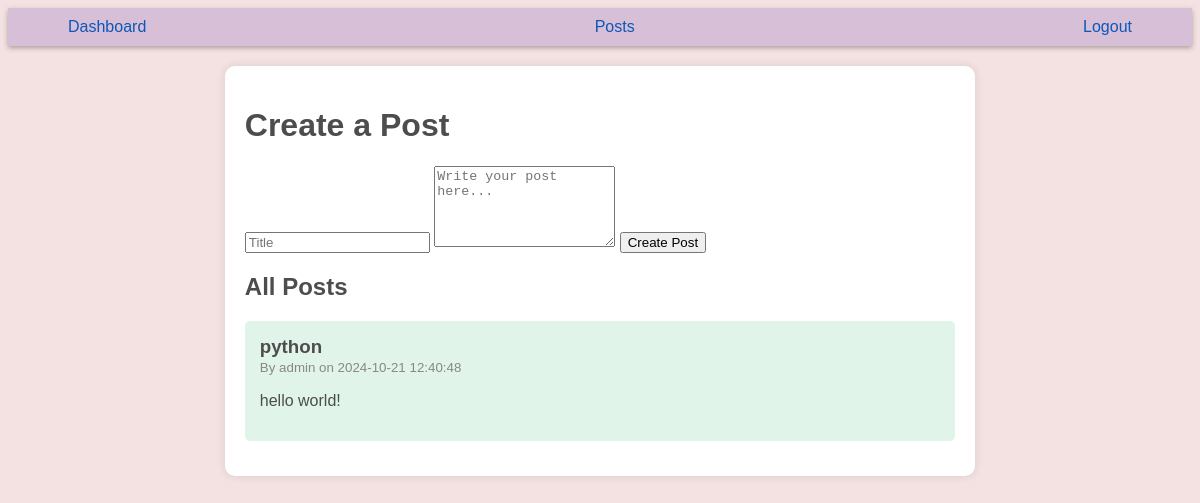
The app's page /posts (signed in), older data.
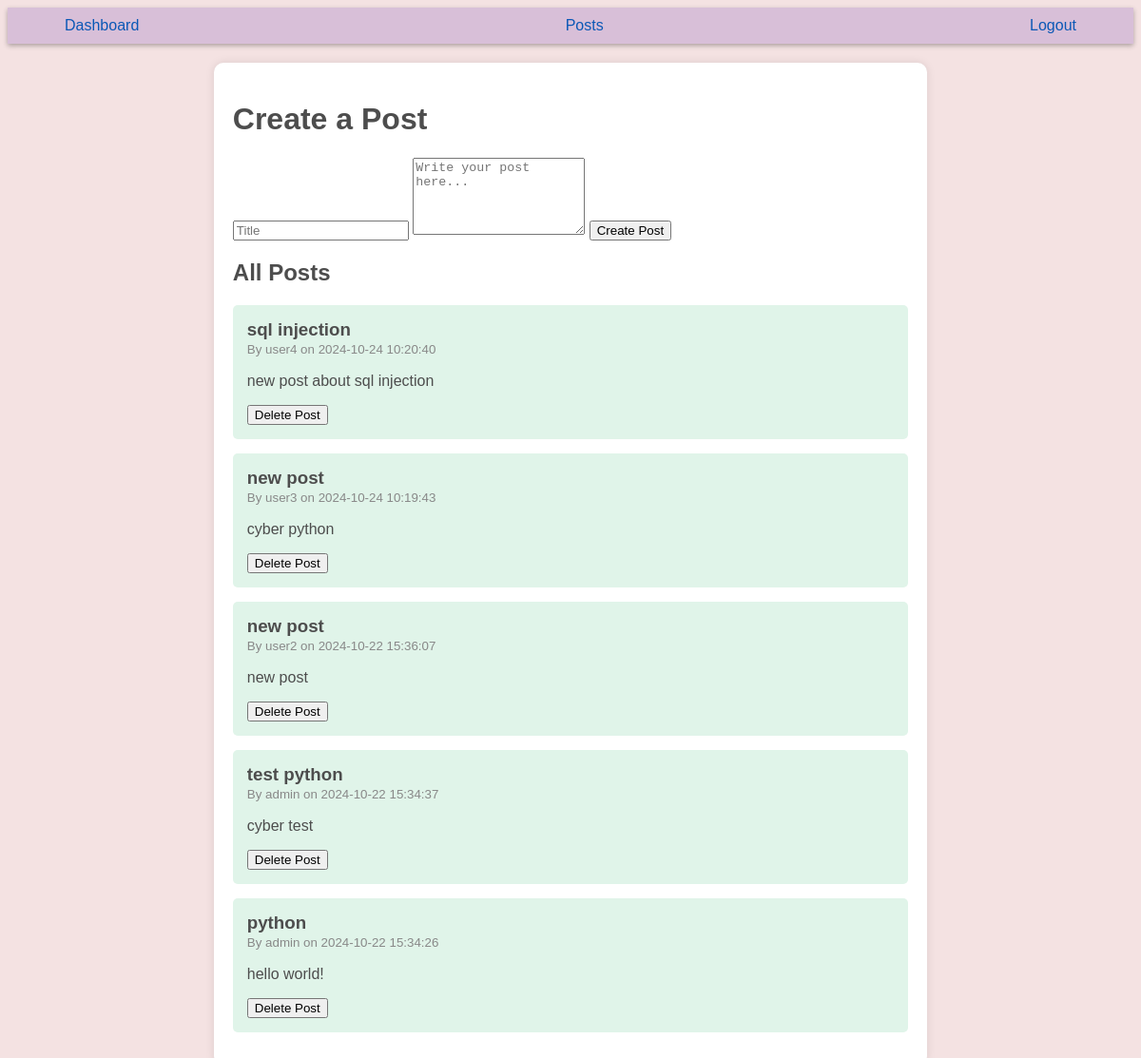
The same page, newer data.
### tables this page shows
CREATE TABLE posts (
                              id INTEGER PRIMARY KEY,
                              user_id INTEGER NOT NULL,
                              title TEXT NOT NULL,
                              content TEXT NOT NULL,
                              created_at DATETIME DEFAULT CURRENT_TIMESTAMP,
                              is_deleted INTEGER DEFAULT 0,
                              visible INTEGER DEFAULT 1,
                              FOREIGN KEY(user_id) REFERENCES users(id)
                            );

CREATE TABLE users (
                            id INTEGER PRIMARY KEY,
                            username TEXT NOT NULL UNIQUE,
                            password TEXT NOT NULL
                          , role TEXT DEFAULT 'user');

### app.py (the view)
@app.route('/posts', methods=['GET', 'POST'])
def posts():
    if 'user_id' not in session:
        return redirect(url_for('login'))
    user_id = session['user_id']
    if request.method == 'POST':
        title = request.form['title']
        content = request.form['content']
        db.add_post(user_id, title, content)
        return redirect(url_for('posts'))
    all_posts = db.get_all_posts()
    return render_template('post.html', posts=all_posts)

### app.py (called while the page is built)
    def get_all_posts(self):
        self.c.execute('''SELECT posts.id, users.username, posts.title, posts.content, posts.created_at
                              FROM posts
                              JOIN users ON posts.user_id = users.id
                              WHERE posts.is_deleted = 0 AND posts.visible = 1
                              ORDER BY posts.created_at DESC''')
        return self.c.fetchall()

### templates/post.html
{% extends "base.html" %}
{% block content %}
    <div class="container">
        <h1>Create a Post</h1>
        <form method="POST">
            <input type="text" name="title" placeholder="Title" required>
            <textarea name="content" rows="5" placeholder="Write your post here..." required></textarea>
            <button type="submit">Create Post</button>
        </form>
        <h2>All Posts</h2>
        <div class="posts-list">
            {% for post in posts %}
                <div class="post">
                    <h3>{{ post[2] }}</h3>
                    <small>By {{ post[1] }} on {{ post[4] }}</small>
                    <p>{{ post[3] }}</p>
                    {% if 'user_id' in session and session.get('role') == 'admin' %}
                        <form action="{{ url_for('delete_post', post_id=post[0]) }}" method="POST" onsubmit="return confirm('Are you sure you want to delete this post?');">
                            <button type="submit">Delete Post</button>
                        </form>
                    {% endif %}
                </div>
            {% endfor %}
        </div>
    </div>
{% endblock %}

### templates/base.html (shortened to what this page needs)
<!DOCTYPE html>
<html lang="en">
<head>
    <link rel="stylesheet" href="{{ url_for('static', filename='style.css') }}">
</head>
<body>
    <nav>
    <a class="nav-link" href="{{ url_for('dashboard') }}">Dashboard</a>
    <a class="nav-link" href="{{ url_for('posts') }}">Posts</a>
    {% if 'user_id' in session %}
        <a class="nav-link" href="{{ url_for('logout') }}">Logout</a>
    {% else %}
        <a class="nav-link" href="{{ url_for('login') }}">Login</a>
        <a class="nav-link" href="{{ url_for('register') }}">Register</a>
    {% endif %}
    </nav>
    <div class="content">
        {% block content %}{% endblock %}
    </div>
</body>
</html>

### static/style.css (style rules this page uses)
body { background-color: #f4e2e2; color: #4d4d4d; font-family: Futura, sans-serif; }
nav { display: flex; justify-content: space-between; padding: 10px; background-color: thistle ; box-shadow: 0px 2px 5px rgba(0, 0, 0, 0.3); flex-direction: row; }
.nav-link { margin: 0 50px; text-decoration: none; color: #0b58b6; }
.container { width: 60%; margin: auto; background-color: #ffffff; padding: 20px; border-radius: 10px; box-shadow: 0px 0px 10px rgba(0,0,0,0.1); margin-top: 20px; }
.post { background: #e0f4e9; padding: 15px; margin-bottom: 15px; border-radius: 5px; }
.post h3 { margin: 0; }
.post small { color: #888; }

Row changes from the older to the newer data that the page shows:
added posts: title "sql injection", username "user4", created_at "2024-10-24 10:20:40", content "new post about sql injection"
added posts: title "new post", username "user3", created_at "2024-10-24 10:19:43", content "cyber python"
added posts: title "new post", username "user2", created_at "2024-10-22 15:36:07", content "new post"
added posts: title "test python", username "admin", created_at "2024-10-22 15:34:37", content "cyber test"
changed posts "python": created_at "2024-10-21 12:40:48" → "2024-10-22 15:34:26"; now shows "Delete Post"
